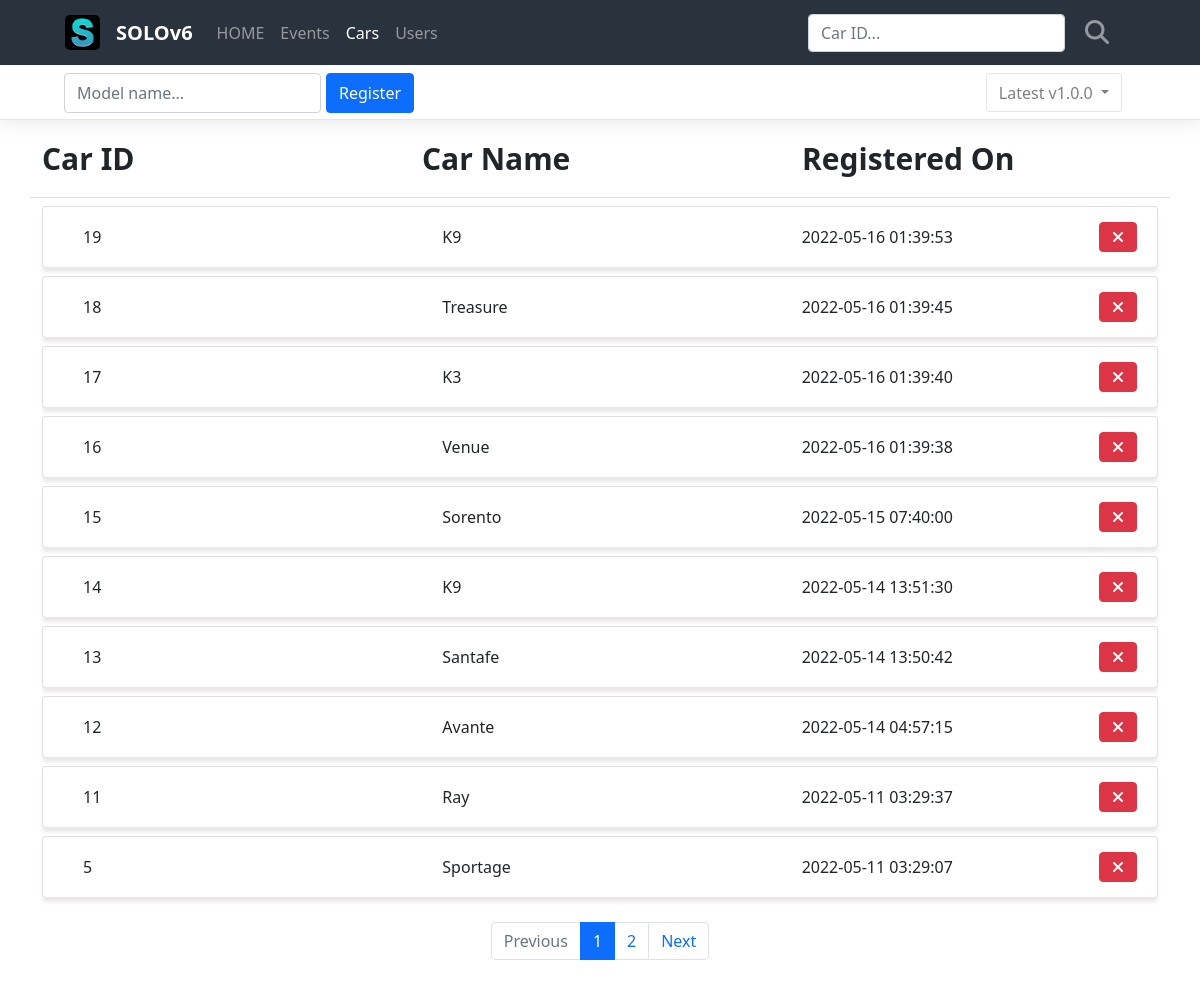
Screenshot of /cars/ with the database file from the repository.
### project/models/car.py (models this page shows, shortened)
class Car(db.Model):
    id = db.Column(db.Integer, primary_key=True)
    car_name = db.Column(db.String(10), nullable=False)
    registered_on = db.Column(db.DateTime(), default=func.now())

### project/routes/car_routes.py (the view)
@blueprint.route('/')
def cars():
    page = request.args.get('page', type=int, default=1)
    needle = request.args.get('needle', type=str, default='')
    car_list = CarModel.query.order_by(CarModel.registered_on.desc())
    if needle:
        car_list = car_list.filter(
            CarModel.id.ilike(needle)
        )
    car_list = car_list.paginate(page, per_page=10)
    return render_template('cars.html', car_list=car_list, page=page, needle=needle)

### project/templates/cars.html (shortened to what this page needs)
<link rel="stylesheet" href="../static/css/cars.css">
{% extends 'base.html' %}
{% block content %}
<nav class="navbar navbar-expand-lg navbar-dark">
    <div class="container-fluid">
        <a class="navbar-logo" href="{{ url_for('base.index') }}">
            <img class="logo" src="../static/images/favicons.ico/favicon-96x96.png" alt="Logo" height="35" width="35">
        </a>
        <a class="navbar-brand" href="{{ url_for('base.index') }}">SOLOv6</a>
        <div class="collapse navbar-collapse" id="navbarSupportedContent">
            <ul class="navbar-nav me-auto mb-2 mb-lg-0">
                <li class="nav-item">
                    <a class="nav-link active" aria-current="page" href="{{ url_for('base.index') }}">HOME</a>
                </li>
                <li class="nav-item">
                    <a class="nav-link active" href="{{ url_for('base.index') }}">Events</a>
                </li>
                <li class="nav-item">
                    <a class="nav-link active" href="{{ url_for('cars.cars') }}">Cars</a>
                </li>
                <li class="nav-item">
                    <a class="nav-link active" href="{{ url_for('users.users') }}">Users</a>
                </li>
            </ul>
            <form id="search-form" class="d-flex" action="{{ url_for('cars.cars') }}" method="get">
                <input id="needle search-needle" class="form-control me-2 search-form" type="text" name="needle" value="{{ needle or '' }}" placeholder="Car ID..." aria-label="Search">
                <button id="btn-search" class="btn search-btn" type="submit">
                    <i class="fa-solid fa-magnifying-glass fa-xl"></i>
                </button>
            </form>
        </div>
    </div>
</nav>
<div class="main">
    <div class="register-box">
        <div class="register-col">
            <form class="register-form" action="{{ url_for('cars.register') }}" method="post">
                <input class="form-control register-input" type="text" name="car_name" placeholder="Model name...">
                <button type="submit" class="btn btn-primary mb-3 register-btn">
                    Register
                </button>
            </form>
        </div>
        <div class="dropdown">
            <button class="btn btn-light dropdown-toggle" type="button" id="dropdownMenuButton1" data-bs-toggle="dropdown" aria-expanded="false">
                Latest v1.0.0
            </button>
        </div>
    </div>
    <div class="container list-box">
        <div class="row list-title-box border-bottom">
            <div class="col list-title my-3">
                Car ID
            </div>
            <div class="col list-title my-3">
                Car Name
            </div>
            <div class="col list-title my-3">
                Registered On
            </div>
        </div>
        {% if car_list %}
            {% for car in car_list.items %}
            <div class="card my-2">
                <div class="card-body">
                    <div class="row card-body-row">
                        <div class="col list-col">
                            {{ car.id }}
                        </div>
                        <div class="col list-col">
                            {{ car.car_name }}
                        </div>
                        <div class="col list-col">
                            {{ car.registered_on }}
                            <div class="cancel-box">
                                <form class="delete-form" action="{{ url_for('cars.delete') }}" method="post">
                                    <button type="submit" class="btn btn-danger mb-3 cancel-btn">
                                        <i class="fa-solid fa-xmark"></i>
                                    </button>
                                </form>
                            </div>
                        </div>
                    </div>
                </div>
            </div>
            {% endfor %}
        {% else %}
        <div class="row">
            <div class="col-12">
                <h2>❌ No Car Registered ❌</h2>
            </div>
        </div>
        {% endif %}
    </div>
</div>
<ul class="pagination my-4 justify-content-center">
    {% if car_list.has_prev %}
    <li class="page-item">
        <a class="page-link" href="?page={{ car_list.prev_num }}">Previous</a>
    </li>
    {% else %}
    <li class="page-item disabled">
        <a class="page-link" tabindex="-1" aria-disabled="true" href="javascript:void(0)">Previous</a>
    </li>
    {% endif %}
    {% for page_num in car_list.iter_pages() %}
    {% if page_num %}
    {% if page_num != car_list.page %}
    <li class="page-item">
        <a class="page-link" href="?page={{ page_num }}">{{ page_num }}</a>
    </li>
    {% else %}
    <li class="page-item active" aria-current="page">
        <a class="page-link" href="javascript:void(0)">{{ page_num }}</a>
    </li>
    {% endif %}
    {% else %}
    <li class="disabled">
        <a class="page-link" href="javascript:void(0)">...</a>
    </li>
    {% endif %}
    {% endfor %}
    {% if car_list.has_next %}
    <li class="page-item">
        <a class="page-link" href="?page={{ car_list.next_num }}">Next</a>
    </li>
    {% else %}
    <li class="page-item disabled">
        <a class="page-link" tabindex="-1" aria-disabled="true" href="javascript:void(0)">Next</a>
    </li>
    {% endif %}
</ul>
{% endblock %}

### project/static/css/cars.css (style rules this page uses)
.navbar-nav .nav-item:nth-child(3) .nav-link { opacity: 1; }

### project/static/css/styles.css (style rules this page uses)
.navbar { position: fixed; top: 0; width: 100vw; height: 65px; padding-left: 53px; padding-right: 67px; z-index: 1; background-color: #2A323D; }
.navbar-brand { font-weight: 700; color: white; }
.navbar .container-fluid { height: 65px; }
.logo { border-radius: 5px; margin-right: 16px; }
.nav-link { opacity: 0.5; }
.d-flex { display: flex; align-items: center; margin: 0; }
.search-btn { color: white; opacity: 0.5; border: none; margin-left: 0; transition: color, opacity 0.2s ease-in-out; }
.main { margin-top: 66px; }
.register-box { display: flex; justify-content: space-between; align-items: center; padding-left: 64px; padding-right: 78px; width: 100vw; height: 54px; border-bottom: 1px solid rgba(0, 0, 0, 0.1); box-shadow: 0px 2px 20px rgb(234, 232, 232); }
.register-col { display: flex; align-items: center; justify-content: center; height: 54px; }
.register-form { display: flex; justify-content: center; align-items: center; height: 54px; margin: 0; }
.register-input { height: 40px; }
.register-btn { height: 40px; margin-top: 16px; margin-left: 5px; }
.dropdown-toggle { height: 39px; border: 1px solid rgba(0, 0, 0, 0.1); background-color: white; color: rgba(0, 0, 0, 0.5); }
.card { z-index: 0; }
.card-body { height: 60px; padding: 0; box-shadow: 0px 5px 4px rgb(233, 231, 231); }
.list-title { font-size: 30px; font-weight: 600; }
.list-col { display: flex; align-items: center; height: 60px; }
.list-col:nth-child(1) { margin-left: 40px; }
.list-col:nth-child(3) { display: flex; justify-content: space-between; margin-right: 20px; }
.delete-form { height: 30px; }
.cancel-box { display: flex; align-items: flex-end; }
.cancel-btn { margin-top: 8px; }

### rows the page displays
Car: id "19", car_name "K9", registered_on "2022-05-16 01:39:53"
Car: id "18", car_name "Treasure", registered_on "2022-05-16 01:39:45"
Car: id "17", car_name "K3", registered_on "2022-05-16 01:39:40"
Car: id "16", car_name "Venue", registered_on "2022-05-16 01:39:38"
Car: id "15", car_name "Sorento", registered_on "2022-05-15 07:40:00"
Car: id "14", car_name "K9", registered_on "2022-05-14 13:51:30"
Car: id "13", car_name "Santafe", registered_on "2022-05-14 13:50:42"
Car: id "12", car_name "Avante", registered_on "2022-05-14 04:57:15"
Car: id "11", car_name "Ray", registered_on "2022-05-11 03:29:37"
Car: id "5", car_name "Sportage", registered_on "2022-05-11 03:29:07"

### other values shown
{{ page_num }} "1"
{{ page_num }} "2"
